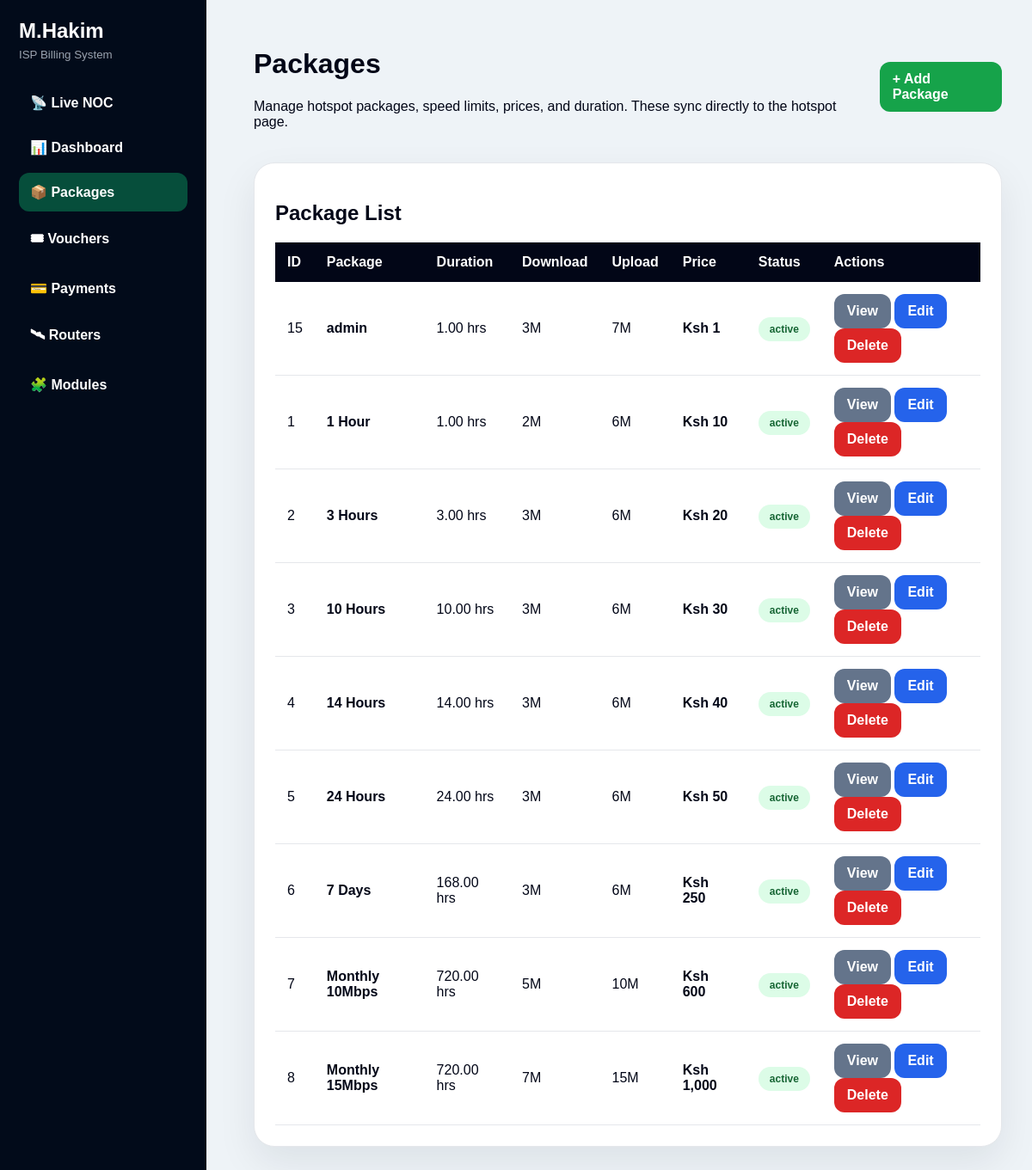
The app's page /packages_before_pro_ui_2026-05-20_165237.php with its own data.
### tables this page shows
CREATE TABLE `packages` (
  `id` int NOT NULL AUTO_INCREMENT,
  `name` varchar(100) NOT NULL,
  `duration_hours` decimal(10,2) NOT NULL,
  `speed_down` varchar(20) NOT NULL,
  `speed_up` varchar(20) NOT NULL,
  `price` decimal(10,2) NOT NULL,
  `status` enum('active','inactive') DEFAULT 'active',
  `created_at` timestamp NULL DEFAULT CURRENT_TIMESTAMP,
  `company_id` int DEFAULT NULL,
  PRIMARY KEY (`id`)
);

### packages_before_pro_ui_2026-05-20_165237.php (the view, shortened to what this page needs)
<?php
require_once __DIR__ . "/config/database.php";
$pdo->exec("
CREATE TABLE IF NOT EXISTS packages (
 id INT AUTO_INCREMENT PRIMARY KEY,
 name VARCHAR(100) NOT NULL,
 duration_hours DECIMAL(10,2) NOT NULL DEFAULT 1,
 speed_down VARCHAR(30) NOT NULL DEFAULT '8M',
 speed_up VARCHAR(30) NOT NULL DEFAULT '2M',
 price DECIMAL(10,2) NOT NULL DEFAULT 0,
 status ENUM('active','inactive') DEFAULT 'active',
 created_at TIMESTAMP DEFAULT CURRENT_TIMESTAMP
)
");
$packages = $pdo->query("SELECT * FROM packages ORDER BY price ASC, id ASC")->fetchAll(PDO::FETCH_ASSOC);
?>
<!DOCTYPE html>
<html>
<head>
</head>
<body>
<div class="sidebar">
<h2>M.Hakim</h2>
<small>ISP Billing System</small>
<br><br>
<a href="noc_final_clean.php">📡 Live NOC</a>
<a href="dashboard.php">📊 Dashboard</a>
<a class="active" href="packages.php">📦 Packages</a>
<a href="smart_vouchers.php">🎟 Vouchers</a>
<a href="payments.php">💳 Payments</a>
<a href="routers.php">🛰 Routers</a>
<a href="modules.php">🧩 Modules</a>
</div>
<div class="main">
<div class="top">
 <div>
  <h1>Packages</h1>
  <p>Manage hotspot packages, speed limits, prices, and duration. These sync directly to the hotspot page.</p>
 </div>
 <a class="green btn" href="packages.php?add=1">+ Add Package</a>
</div>
<div class="card">
<h2>Package List</h2>
<table>
<tr>
<th>ID</th>
<th>Package</th>
<th>Duration</th>
<th>Download</th>
<th>Upload</th>
<th>Price</th>
<th>Status</th>
<th>Actions</th>
</tr>
<?php foreach($packages as $p): ?>
<tr>
<td><?php echo (int)$p["id"]; ?></td>
<td><b><?php echo htmlspecialchars($p["name"]); ?></b></td>
<td><?php echo htmlspecialchars($p["duration_hours"]); ?> hrs</td>
<td><?php echo htmlspecialchars($p["speed_down"]); ?></td>
<td><?php echo htmlspecialchars($p["speed_up"]); ?></td>
<td><b>Ksh <?php echo number_format((float)$p["price"]); ?></b></td>
<td>
<span class="badge <?php echo $p["status"]==="active" ? "active-b" : "inactive-b"; ?>">
<?php echo htmlspecialchars($p["status"]); ?>
</span>
</td>
<td>
<a class="gray btn" href="packages.php?view=<?php echo (int)$p["id"]; ?>">View</a>
<a class="blue btn" href="packages.php?edit=<?php echo (int)$p["id"]; ?>">Edit</a>
<a class="red btn" onclick="return confirm('Delete this package? It will disappear from hotspot page.')" href="packages.php?delete=<?php echo (int)$p["id"]; ?>">Delete</a>
</td>
</tr>
<?php endforeach; ?>
</table>
</div>
</div>
</body>
</html>

### packages_before_pro_ui_2026-05-20_165237.php (style rules this page uses)
* { box-sizing:border-box }
body { margin:0;font-family:Arial,Helvetica,sans-serif;background:#eef3f7;color:#020617 }
.sidebar { position:fixed;left:0;top:0;bottom:0;width:240px;background:#020b1a;color:white;padding:22px }
.sidebar h2 { margin:0 0 4px }
.sidebar small { color:#9ca3af }
.sidebar a { display:block;color:white;text-decoration:none;padding:13px;border-radius:12px;margin:7px 0;font-weight:800 }
.sidebar a:hover,.sidebar a.active { background:#064e3b }
.main { margin-left:260px;padding:35px }
.top { display:flex;justify-content:space-between;align-items:center;gap:15px }
.card { background:white;border-radius:24px;padding:24px;margin-top:22px;box-shadow:0 18px 45px rgba(15,23,42,.08);border:1px solid #e5e7eb }
button,.btn { border:0;padding:11px 15px;border-radius:12px;font-weight:900;text-decoration:none;display:inline-block;cursor:pointer }
.green { background:#16a34a;color:white }
.blue { background:#2563eb;color:white }
.red { background:#dc2626;color:white }
.gray { background:#64748b;color:white }
table { width:100%;border-collapse:collapse;margin-top:10px }
th { background:#020617;color:white;text-align:left;padding:14px }
td { padding:14px;border-bottom:1px solid #e5e7eb }
.badge { padding:7px 13px;border-radius:999px;font-weight:900;font-size:12px }
.active-b { background:#dcfce7;color:#166534 }

### records on screen
packages: id "15", name "admin", duration_hours "1.00", speed_down "3M", speed_up "7M", price "1", status "active"
packages: id "1", name "1 Hour", duration_hours "1.00", speed_down "2M", speed_up "6M", price "10", status "active"
packages: id "2", name "3 Hours", duration_hours "3.00", speed_down "3M", speed_up "6M", price "20", status "active"
packages: id "3", name "10 Hours", duration_hours "10.00", speed_down "3M", speed_up "6M", price "30", status "active"
packages: id "4", name "14 Hours", duration_hours "14.00", speed_down "3M", speed_up "6M", price "40", status "active"
packages: id "5", name "24 Hours", duration_hours "24.00", speed_down "3M", speed_up "6M", price "50", status "active"
packages: id "6", name "7 Days", duration_hours "168.00", speed_down "3M", speed_up "6M", price "250", status "active"
packages: id "7", name "Monthly 10Mbps", duration_hours "720.00", speed_down "5M", speed_up "10M", price "600", status "active"
packages: id "8", name "Monthly 15Mbps", duration_hours "720.00", speed_down "7M", speed_up "15M", price "1,000", status "active"
